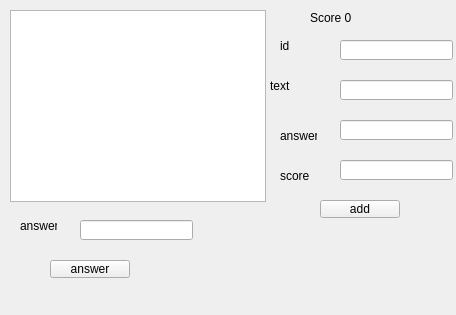
<?xml version="1.0" encoding="UTF-8"?>
<ui version="4.0">
 <class>GUI</class>
 <widget class="QWidget" name="GUI">
  <property name="geometry">
   <rect>
    <x>0</x>
    <y>0</y>
    <width>456</width>
    <height>315</height>
   </rect>
  </property>
  <property name="windowTitle">
   <string>Form</string>
  </property>
  <widget class="QListWidget" name="listWidget">
   <property name="geometry">
    <rect>
     <x>10</x>
     <y>10</y>
     <width>256</width>
     <height>192</height>
    </rect>
   </property>
  </widget>
  <widget class="QLabel" name="label">
   <property name="geometry">
    <rect>
     <x>280</x>
     <y>40</y>
     <width>37</width>
     <height>12</height>
    </rect>
   </property>
   <property name="text">
    <string>id</string>
   </property>
  </widget>
  <widget class="QLabel" name="label_2">
   <property name="geometry">
    <rect>
     <x>270</x>
     <y>80</y>
     <width>37</width>
     <height>12</height>
    </rect>
   </property>
   <property name="text">
    <string>text</string>
   </property>
  </widget>
  <widget class="QLabel" name="label_3">
   <property name="geometry">
    <rect>
     <x>280</x>
     <y>130</y>
     <width>37</width>
     <height>12</height>
    </rect>
   </property>
   <property name="text">
    <string>answer</string>
   </property>
  </widget>
  <widget class="QLabel" name="label_4">
   <property name="geometry">
    <rect>
     <x>280</x>
     <y>170</y>
     <width>37</width>
     <height>12</height>
    </rect>
   </property>
   <property name="text">
    <string>score</string>
   </property>
  </widget>
  <widget class="QPushButton" name="add_pushButton">
   <property name="geometry">
    <rect>
     <x>320</x>
     <y>200</y>
     <width>80</width>
     <height>18</height>
    </rect>
   </property>
   <property name="text">
    <string>add</string>
   </property>
  </widget>
  <widget class="QLineEdit" name="text_q_lineEdit">
   <property name="geometry">
    <rect>
     <x>340</x>
     <y>80</y>
     <width>113</width>
     <height>20</height>
    </rect>
   </property>
  </widget>
  <widget class="QLineEdit" name="answer_q_lineEdit">
   <property name="geometry">
    <rect>
     <x>340</x>
     <y>120</y>
     <width>113</width>
     <height>20</height>
    </rect>
   </property>
  </widget>
  <widget class="QLineEdit" name="score_q_lineEdit">
   <property name="geometry">
    <rect>
     <x>340</x>
     <y>160</y>
     <width>113</width>
     <height>20</height>
    </rect>
   </property>
  </widget>
  <widget class="QLineEdit" name="id_q_lineEdit">
   <property name="geometry">
    <rect>
     <x>340</x>
     <y>40</y>
     <width>113</width>
     <height>20</height>
    </rect>
   </property>
  </widget>
  <widget class="QLineEdit" name="answer_p_lineEdit">
   <property name="geometry">
    <rect>
     <x>80</x>
     <y>220</y>
     <width>113</width>
     <height>20</height>
    </rect>
   </property>
  </widget>
  <widget class="QLabel" name="label_5">
   <property name="geometry">
    <rect>
     <x>20</x>
     <y>220</y>
     <width>37</width>
     <height>12</height>
    </rect>
   </property>
   <property name="text">
    <string>answer</string>
   </property>
  </widget>
  <widget class="QPushButton" name="answer_pushButton">
   <property name="geometry">
    <rect>
     <x>50</x>
     <y>260</y>
     <width>80</width>
     <height>18</height>
    </rect>
   </property>
   <property name="text">
    <string>answer</string>
   </property>
  </widget>
  <widget class="QLabel" name="score_label">
   <property name="geometry">
    <rect>
     <x>310</x>
     <y>10</y>
     <width>81</width>
     <height>16</height>
    </rect>
   </property>
   <property name="text">
    <string>Score 0</string>
   </property>
  </widget>
 </widget>
 <resources/>
 <connections/>
</ui>
